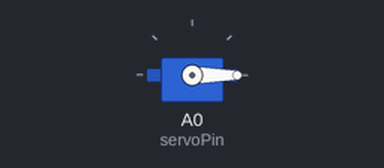
Bench run of a program on a simulated Arduino Nano 33 IoT. Parts: servo.

Above: at 0.05 s.
Timing chart, 0 to 3.0 s (numbered marks = the images above):
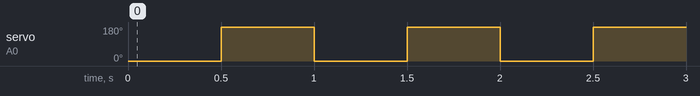

Measured:
- by itself, servo on A0 (servoPin): alternates 180° for 0.50 s and 0° for 0.50 s

The program:

main.cpp
```cpp
#include <Arduino.h>
#include <Servo.h>

Servo servo;
int servoPin = A0;

void setup() {
  servo.attach(servoPin);
}

void loop() {
  servo.write(0);
  delay(500);
  servo.write(180);
  delay(500);
}
```
